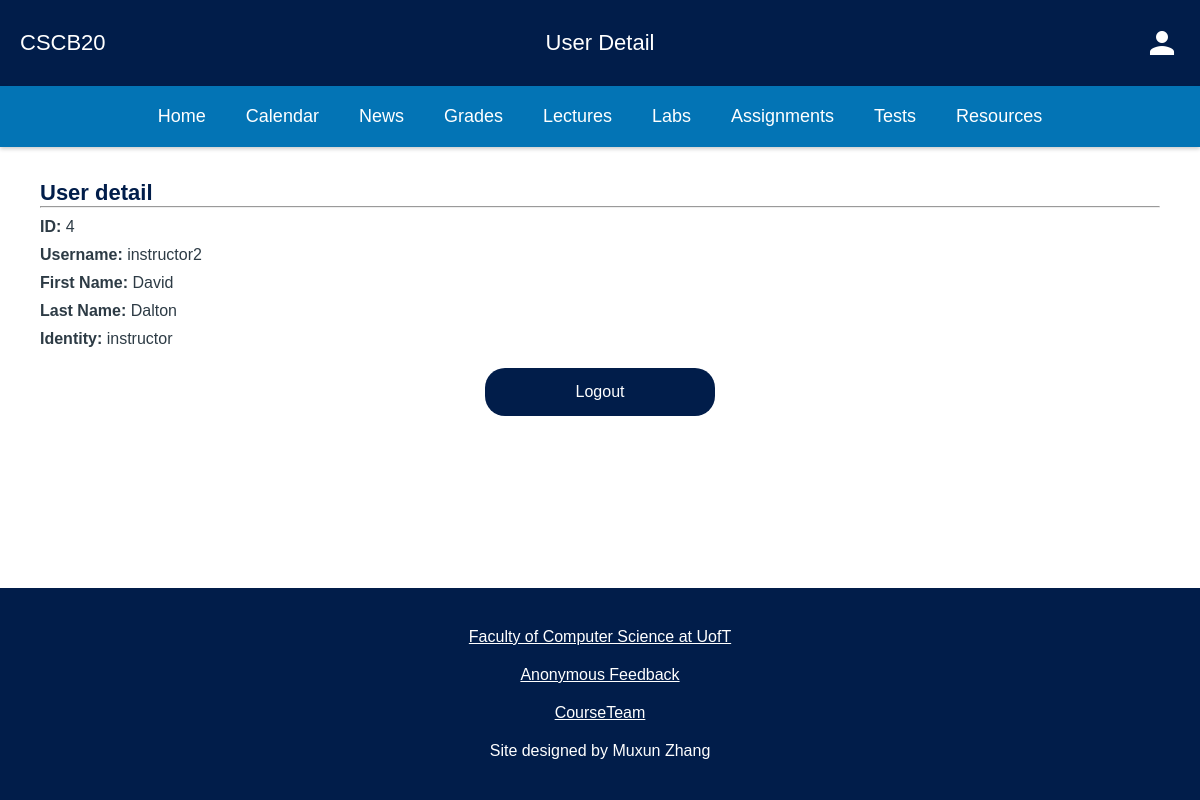
Screenshot of /profile (signed in) with the database file from the repository.
### app.py (models this page shows, shortened)
class User(db.Model):
    __tablename__ = 'User'
    id = db.Column(db.Integer, primary_key = True)
    username = db.Column(db.String(20), unique=True, nullable=False)
    email = db.Column(db.String(100), unique=True, nullable=False)
    first_name = db.Column(db.String(25), nullable=False)
    last_name = db.Column(db.String(25), nullable=False)
    password = db.Column(db.String(20), nullable=False)
    type = db.Column(db.String(10), nullable=False)

### app.py (the view)
@app.route("/profile")
def profile():
    if 'name' not in session:
        flash('Access denied.', 'error')
        return redirect(url_for('login'))
    else:
        user = User.query.filter_by(username = session['name']).first()
        return render_template("profile.html",
                               user = user,
                               page_title = "CSCB20 User Detail",
                               current_page_name = "User Detail")

### templates/profile.html
<link rel="stylesheet" type= "text/css" href="{{ url_for('static', filename='css/profile.css') }}">
{% extends "template.html" %}
{% block content %}
    <div class="main-content">
        <div class="content">
            <h2>User detail</h2>
            <hr>
            <p><b>ID:</b> {{ user.id }}</p>
            <p><b>Username:</b> {{ user.username }}</p>
            <p><b>First Name:</b> {{ user.first_name }}</p>
            <p><b>Last Name:</b> {{ user.last_name }}</p>
            <p><b>Identity:</b> {{ user.type }}</p>
            <div id="logout">
                <a id="logout" href="{{ url_for('logout') }}">Logout</a>
            </div>
        </div>
    </div>
{% endblock content %}

### static/css/profile.css (style rules this page uses)
a#logout { padding: 15px; margin: 20px; background-color: #011D4A; color: #FFFFFF; border-radius: 20px; border: none; text-align: center; text-decoration: none; width: 200px; font-size: 16px; }
div#logout { width: 100%; display: flex; flex-direction: row; justify-content: center; align-items: center; }

### static/css/template.css (style rules this page uses)
* { background-color: #FFFFFF; padding: 0px; margin: 0px; font-family: sans-serif; }
html { height: 100%; }
body { min-height: 100vh; display: flex; flex-direction: column; }
div.main-content { padding: 100px 20px 30px; min-height: max-content; }
div.content { margin: 0px; padding: 20px; color: #2D3B45; min-height: max-content; }
div.content h2 { font-size: 22px; color: #011D4A; }
div.content p { margin-top: 10px; }
@media only screen and (min-width: 1100px) { div.main-content { padding: 160px 20px 30px; } }

### rows the page displays
User: id "4", username "instructor2", first_name "David", last_name "Dalton", type "instructor"

### other values shown
{{ current_page_name }} "User Detail"
